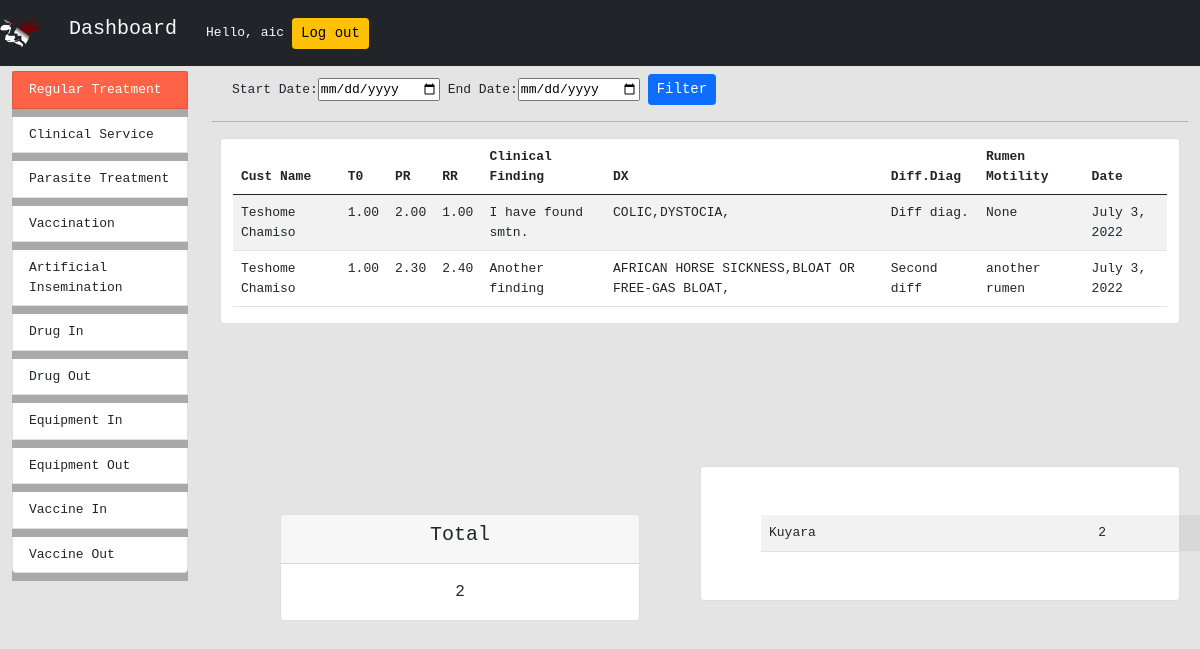
/dashboard/regular_treatment_summary/ (signed in), run on the app's committed database.
### regulartreatedanimals/models.py (models this page shows, shortened)
class TreatedAnimal(models.Model):
    case_number = models.ForeignKey(
        Customer, verbose_name="Case Number", on_delete=models.CASCADE)
    t0 = models.DecimalField(verbose_name="T0", max_digits=3,
                             decimal_places=2,)
    pr = models.DecimalField(verbose_name="PR", max_digits=3,
                             decimal_places=2)
    rr = models.DecimalField(verbose_name="RR", max_digits=3,
                             decimal_places=2)
    clinical_finding = models.TextField(
        verbose_name="Clinical Finding", max_length=200, blank=True)
    dx = models.ManyToManyField(Disease, verbose_name="Dx", blank=True)
    differential_diag = models.TextField(
        "Differential Diagnosis", max_length=100)
    rumen_motility = models.TextField("Rumen Motility", max_length=100)
    service_date = models.DateField(
        "Service Date", auto_now=False, auto_now_add=True)
    def getKebele(self):
        return self.case_number.kebele

class Disease(models.Model):
    disease_name = models.CharField(max_length=100,null=False)

### registernewuser/models.py (models this page shows, shortened)
class Customer(models.Model):
    customer_name = models.CharField(max_length=100)
    sub_kebele = models.CharField(max_length=100)
    kebele = models.ForeignKey(Kebele, on_delete=models.CASCADE)
    case_number = models.AutoField(primary_key=True, null=False)
    species = models.ForeignKey(Species, on_delete=models.CASCADE)
    breed = models.ForeignKey(Breed, on_delete=models.CASCADE)
    number_of_animals = models.PositiveIntegerField()
    sex = models.CharField(max_length=10, choices=SEX_CHOICES)
    service_date = models.DateField(auto_now=False, auto_now_add=True)
    mobile_number = models.PositiveIntegerField()

class Kebele(models.Model):
    id = models.AutoField(primary_key=True)
    name = models.CharField(max_length=100)

### dashboard/views.py (the view, shortened to what this page needs)
# urls.py: path('regular_treatment_summary/',RegularTreatmentSummary.as_view(),name="regular_treatment_summary"),
class RegularTreatmentSummary(LoginRequiredMixin,View):
    login_url =  "/"
    templateUrl = "dashboard/regular_treatment_summary.html"
    dateForm = DateRangeFrom()
    def get(self,request):
        treatedAnimalsObj = TreatedAnimal.objects.all()
        totalTreatedAnimals = TreatedAnimal.objects.all().count()
        distByKebele = self.getDistByKebele(Kebele.objects.all(),treatedAnimalsObj)
        context = {"treatedAnimalsObj":treatedAnimalsObj,
                    "dateForm":self.dateForm,
                    "totalTreatedAnimals":totalTreatedAnimals,
                    "distByKebele":distByKebele}
        return render(request,self.templateUrl,context)
    def getDistByKebele(self,kebeles=None,TreatedAnimalsObj=None):
        distByKebele = {}
        for kebele in kebeles:
            for t in  TreatedAnimalsObj:
                if t.getKebele() == kebele:
                    if kebele.name in distByKebele:
                        distByKebele[kebele.name] += 1
                    else:
                        distByKebele[kebele.name] = 1
        return distByKebele

### dashboard/forms.py
class DateRangeFrom(forms.Form):
    start_date = forms.DateField(label='Start Date',widget=forms.DateInput(attrs={'type':'date',
                                    'id':'start_date'}))
    end_date = forms.DateField(label='End Date',widget=forms.DateInput(attrs={'type':'date',
                                    'id':'end_date'}))

### dashboard/templates/dashboard/regular_treatment_summary.html (shortened to what this page needs)
{% extends 'dashboard/main.html' %} {% load static %}
{%block content %}
<div class="row m-2">
	<form action="" method="POST">
		{%csrf_token%} {{dateForm}}
		<input type="submit" value="Filter" class="btn btn-sm btn-primary" />
	</form>
</div>
<hr />
<div class="row overflow-auto m-2" id="summary">
	<div class="col-md-12 card">
		<table class="table table-striped">
			<thead>
				<tr>
					<th scope="col">Cust Name</th>
					<th scope="col">T0</th>
					<th scope="col">PR</th>
					<th scope="col">RR</th>
					<th scope="col">Clinical Finding</th>
					<th scope="col">DX</th>
					<th scope="col">Diff.Diag</th>
					<th scope="col">Rumen Motility</th>
					<th scope="col">Date</th>
				</tr>
			</thead>
			{% for row in treatedAnimalsObj %}
			<tr>
				<td>{{row.case_number.customer_name}}</td>
				<td>{{row.t0}}</td>
				<td>{{row.pr}}</td>
				<td>{{row.rr}}</td>
				<td>{{row.clinical_finding}}</td>
				<td>{%for dx in row.dx.all%}{{dx.disease_name}},{%endfor%}</td>
				<td>{{row.differential_diag}}</td>
				<td>{{row.rumen_motility}}</td>
				<td>{{row.service_date}}</td>
			</tr>
			{% endfor %}
		</table>
	</div>
</div>
<div class="row m-2">
	{% if totalTreatedAnimals %}
	<div class="col-md-6 col-sm-12">
		<div class="card m-5">
			<div class="card-header">
				<h5 class="card-title">Total</h5>
			</div>
			<div class="card-body">
				<p class="card-text">{{totalTreatedAnimals}}</p>
			</div>
		</div>
	</div>
	{% endif %}
	<div class="col-md-6 col-sm-12 card">
		<table class="table table-striped m-5">
			{% for key,value in distByKebele.items %}
			<tr>
				<td>{{key}}</td>
				<td>{{value}}</td>
			</tr>
			{%endfor%}
		</table>
	</div>
</div>
{% endblock content %}

### dashboard/templates/dashboard/navbar.html (shortened to what this page needs)
  {% load static %}
  <nav class="navbar navbar-expand-lg navbar-dark bg-dark">
      <img src="{% static 'home/cattle_logo_2.png' %}" width="40" height="40" class="d-inline-block align-top navbar-brand" alt="">
      <a href="{%url 'dashboard:index'%}""><h1 class="navbar-brand text-light btn" id="dashboard-home">Dashboard</h1></a>
    <span id="username" class="m2 text-md text-light">Hello, {{request.user}}</span>
    <span id="logout">
      <a href="{% url 'home:logout' %}">
        <button class="btn btn-sm btn-warning m-2">Log out</button>
      </a>
    </span>
  </nav>

### dashboard/static/dashboard/style.css (style rules this page uses)
#body { background-color: rgb(228, 228, 228); margin: 0; padding: 0; font-family: monospace; font-size: medium; height: 100%; width: 100%; }
#summary { height: 40vh; }
.card { height: fit-content; }
.card-body { text-align: center; font-size: 1rem; font-family: monospace; }
.card-header { font-size: 0.7rem; font-family: monospace; text-align: center; }

### dashboard/templates/dashboard/navbar.html (style rules this page uses)
.navbar-brand { font-family: monospace; }

### data on the page
TreatedAnimal: case_number.customer_name "Teshome Chamiso", t0 "1.00", pr "2.00", rr "1.00", clinical_finding "I have found smtn.", differential_diag "Diff diag.", rumen_motility "None", service_date "July 3, 2022"
Disease: disease_name "COLIC"
Disease: disease_name "DYSTOCIA"
TreatedAnimal: case_number.customer_name "Teshome Chamiso", t0 "1.00", pr "2.30", rr "2.40", clinical_finding "Another finding", differential_diag "Second diff", rumen_motility "another rumen", service_date "July 3, 2022"
Disease: disease_name "AFRICAN HORSE SICKNESS"
Disease: disease_name "BLOAT OR FREE-GAS BLOAT"
Kebele: distByKebele "Kuyara"

### other printed values
{{ request.user }} "aic"
{{ totalTreatedAnimals }} "2"
{{ value }} "2"
